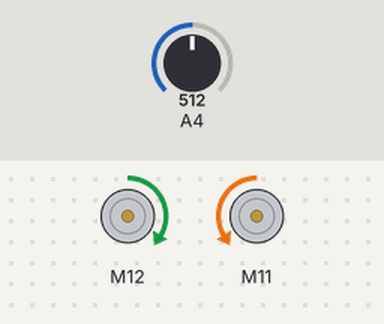
The sketch below on a simulated Arduino Uno, built with avr-gcc and run on an emulated ATmega328P. Shown: 2 × DC motor (green arrow = forward, orange = backward, longer = faster). The test bench sets the inputs (shaded band); at power-on: A4 = 512. What the sketch prints to the serial monitor is not drawn.

Above: at 0.1 s.
Timing chart, 0 to 1.6 s (numbered marks = the images above):
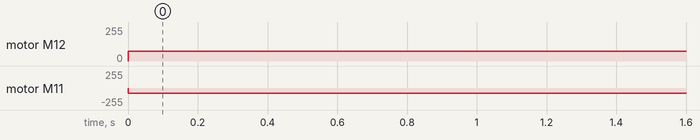

Measured:
- by itself, motor M12: stopped → forward 75/255 at 0.00 s
- by itself, motor M11: stopped → backward 75/255 at 0.00 s

The sketch:

ranger_capteur_ligne_simple2.ino
```cpp
#include <MeAuriga.h>

#define BATTMAX 613 // 7.2v/12v * 1023

int battLevel = 0; // Niveau de la batterie

MeLineFollower lineFollower(PORT_9);
MeEncoderOnBoard encoderRight(SLOT1);
MeEncoderOnBoard encoderLeft(SLOT2);

int moveSpeed = 75;
int lineFollowFlag = 0;
int error = 0;

unsigned long currentTime = 0;

unsigned long serialPrevious = 0;
int serialInterval = 500;
String msg = "";

void setup() {
  Serial.begin(115200);

  encoderSetup();
}

void loop() {
  currentTime = millis();

  byte lines = lineFollower.readSensors();

  switch (lines) {
    case S1_IN_S2_IN:
      error = 0;
      Forward();
      msg = "GAUCHE et DROITE voit la ligne";
      break;
    case S1_IN_S2_OUT:
      error--;
      speedAdjust(moveSpeed, error);
      msg = "GAUCHE voit la ligne et DROITE ne voit pas la ligne";
      break;
    case S1_OUT_S2_IN:
      error++;
      speedAdjust(moveSpeed, error);
      msg = "GAUCHE ne voit pas la ligne et DROITE voit la ligne";
      break;
    case S1_OUT_S2_OUT:
      if (error < 0) {
        SpinRight();
      } else if (error > 0) {
        SpinLeft();
      } else {
        Backward();
      }
      msg = "Les deux capteurs ne voit pas la ligne";
      break;
  }

  serialPrintTask();


}

void speedAdjust(int speed, int error) {
  encoderLeft.setMotorPwm(speed + error);
  encoderRight.setMotorPwm(-speed + error);
}

void Forward() {
  encoderLeft.setMotorPwm(moveSpeed);
  encoderRight.setMotorPwm(-moveSpeed);
}

void TurnLeft() {
  encoderLeft.setMotorPwm(moveSpeed / 2);
  encoderRight.setMotorPwm(-moveSpeed);
}

void TurnRight() {
  encoderLeft.setMotorPwm(moveSpeed);
  encoderRight.setMotorPwm(-moveSpeed / 2);
}

void Backward() {
  encoderLeft.setMotorPwm(-moveSpeed / 2);
  encoderRight.setMotorPwm(moveSpeed);
}

void SpinRight() {
  encoderLeft.setMotorPwm(moveSpeed);
  encoderRight.setMotorPwm(0);
}

void SpinLeft() {
  encoderLeft.setMotorPwm(-0);
  encoderRight.setMotorPwm(-moveSpeed);
}

// Fonction d'interruption pour le moteur droit
void encoderRight_interrupt(void)
{
  if(digitalRead(encoderRight.getPortB()) == 0)
  {
    encoderRight.pulsePosMinus();
  }
  else
  {
    encoderRight.pulsePosPlus();;
  }
}

// Fonction d'interruption pour le moteur gauche
void encoderLeft_interrupt(void)
{
  if(digitalRead(encoderLeft.getPortB()) == 0)
  {
    encoderLeft.pulsePosMinus();
  }
  else
  {
    encoderLeft.pulsePosPlus();
  }
}

// Configuration des encodeurs
void encoderSetup() {
  attachInterrupt(encoderRight.getIntNum(), encoderRight_interrupt, RISING);
  attachInterrupt(encoderLeft.getIntNum(), encoderLeft_interrupt, RISING);

  //Set PWM 8KHz
  TCCR1A = _BV(WGM10);
  TCCR1B = _BV(CS11) | _BV(WGM12);

  TCCR2A = _BV(WGM21) | _BV(WGM20);
  TCCR2B = _BV(CS21);

  encoderRight.setPosPid(1.8,0,1.2);
  encoderLeft.setPosPid(1.8,0,1.2);
  encoderRight.setSpeedPid(0.18,0,0);
  encoderLeft.setSpeedPid(0.18,0,0);

  // // Pour le capteur de ligne, nous n'avons pas besoin
  // // de gérer le PId des moteurs
  // encoderRight.setMotionMode(DIRECT_MODE);
  // encoderLeft.setMotionMode(DIRECT_MODE);
}

// Retourne le pourcentage de la batterie
int getBattLevel() {
  int value = analogRead(A4);
  return (int)((value * 100.0) / BATTMAX);
}


void serialPrintTask() {
  if (currentTime - serialPrevious < serialInterval) return;

  serialPrevious = currentTime;

  if (msg != "") {
    Serial.print("Batt : ");
    Serial.print(getBattLevel());
    Serial.print("\t");
    Serial.print(msg);
    Serial.println("");
    msg = "";
  }

}
```
